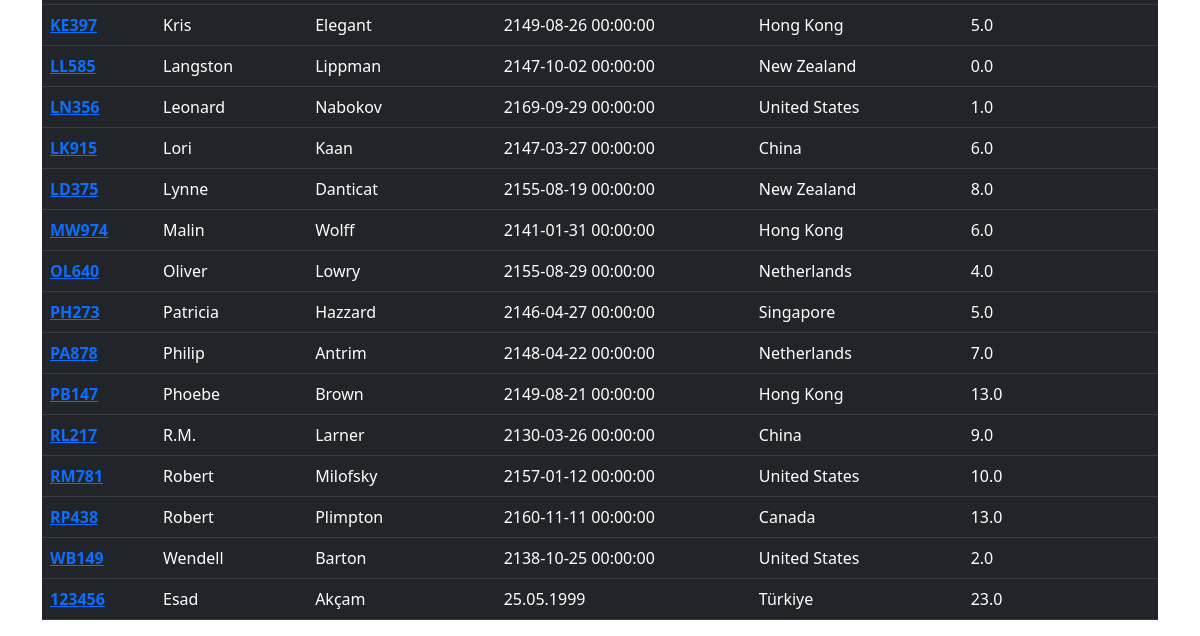
Page /author/showauthor (lower part) on the earlier database version.
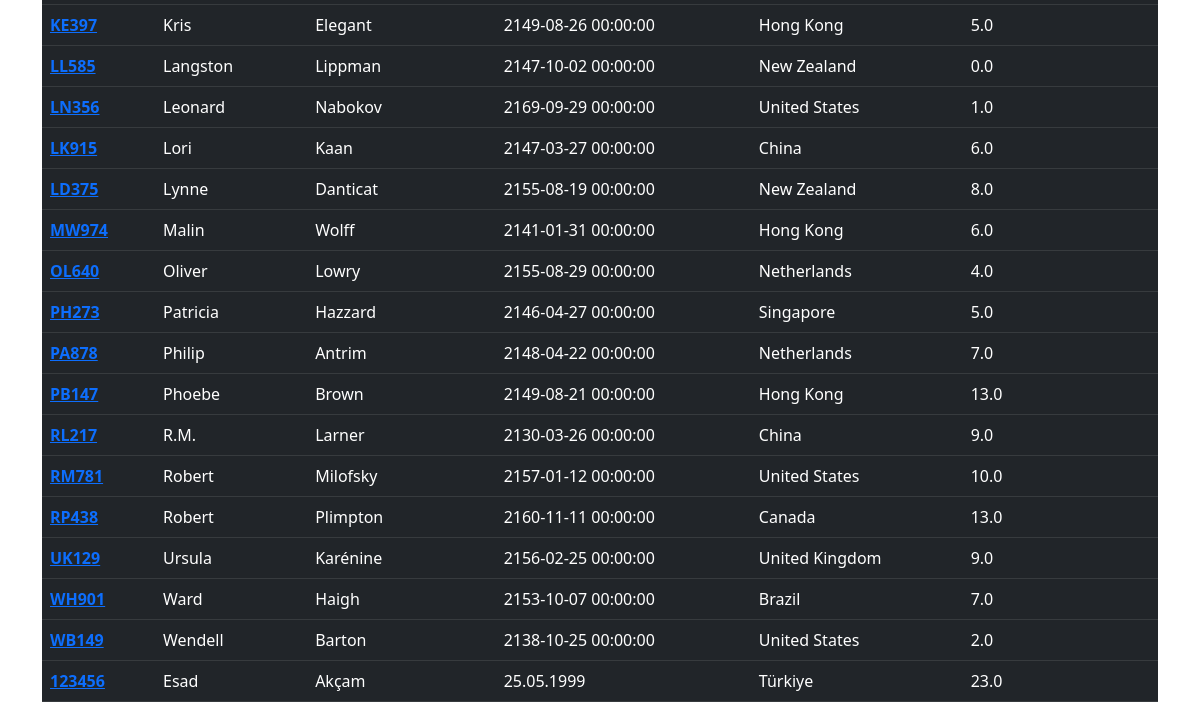
Same page on the later database version.
### tables this page shows
CREATE TABLE "AUTHOR" (
	"AuthID"	TEXT,
	"FirstName"	TEXT,
	"LastName"	TEXT,
	"Birthday"	TIMESTAMP,
	"CountryOfResidence"	TEXT,
	"HrsWritingPerDay"	REAL,
	PRIMARY KEY("AuthID")
);

### server.py (the view)
@app.route("/author/showauthor")
def showauthor():
    rows = db.show_all_authors()
    return render_template("./author/show_authors.html", rows=rows)

### Database.py (called while the page is built)
    def __connect_database(self):
        con = sqlite3.connect(self.databaseName)
        con.row_factory = sqlite3.Row
        return con

    def show_all_authors(self):
        cur = self.__connect_database().cursor()
        cur.execute("SELECT * FROM Author")
        return cur.fetchall()

### templates/author/show_authors.html (shortened to what this page needs)
{% extends "layout.html" %}
{% block Body %}
<div class="container" style="padding-top: 15px;">
    <div class="table-responsive">
        <table class="table table-hover table-dark" , style="width: 100%">
            <tbody>
                {% for row in rows %}
                <tr>
                    <th scope="row"><a href='update_author{{row["AuthId"]}}'>{{row["AuthId"]}}</a></th>
                    <td>{{row["FirstName"]}}</td>
                    <td>{{row["LastName"]}}</td>
                    <td>{{row["Birthday"]}}</td>
                    <td>{{row["CountryOfResidence"]}}</td>
                    <td>{{row["HrsWritingPerDay"]}}</td>
                </tr>
                {% endfor %}
            </tbody>
        </table>
    </div>
</div>
{% endblock %}

### templates/layout.html (shortened to what this page needs)
<!DOCTYPE html>
<html lang="en">
<head>
    <link href="https://cdn.jsdelivr.net/npm/bootstrap@5.1.3/dist/css/bootstrap.min.css" rel="stylesheet"
>
</head>
<body>
    {% block Body %}{% endblock %}
</body>
</html>

Differences in the rows shown:
added AUTHOR: AuthId "UK129", FirstName "Ursula", LastName "Karénine", Birthday "2156-02-25 00:00:00", CountryOfResidence "United Kingdom", HrsWritingPerDay "9.0"
added AUTHOR: AuthId "WH901", FirstName "Ward", LastName "Haigh", Birthday "2153-10-07 00:00:00", CountryOfResidence "Brazil", HrsWritingPerDay "7.0"
